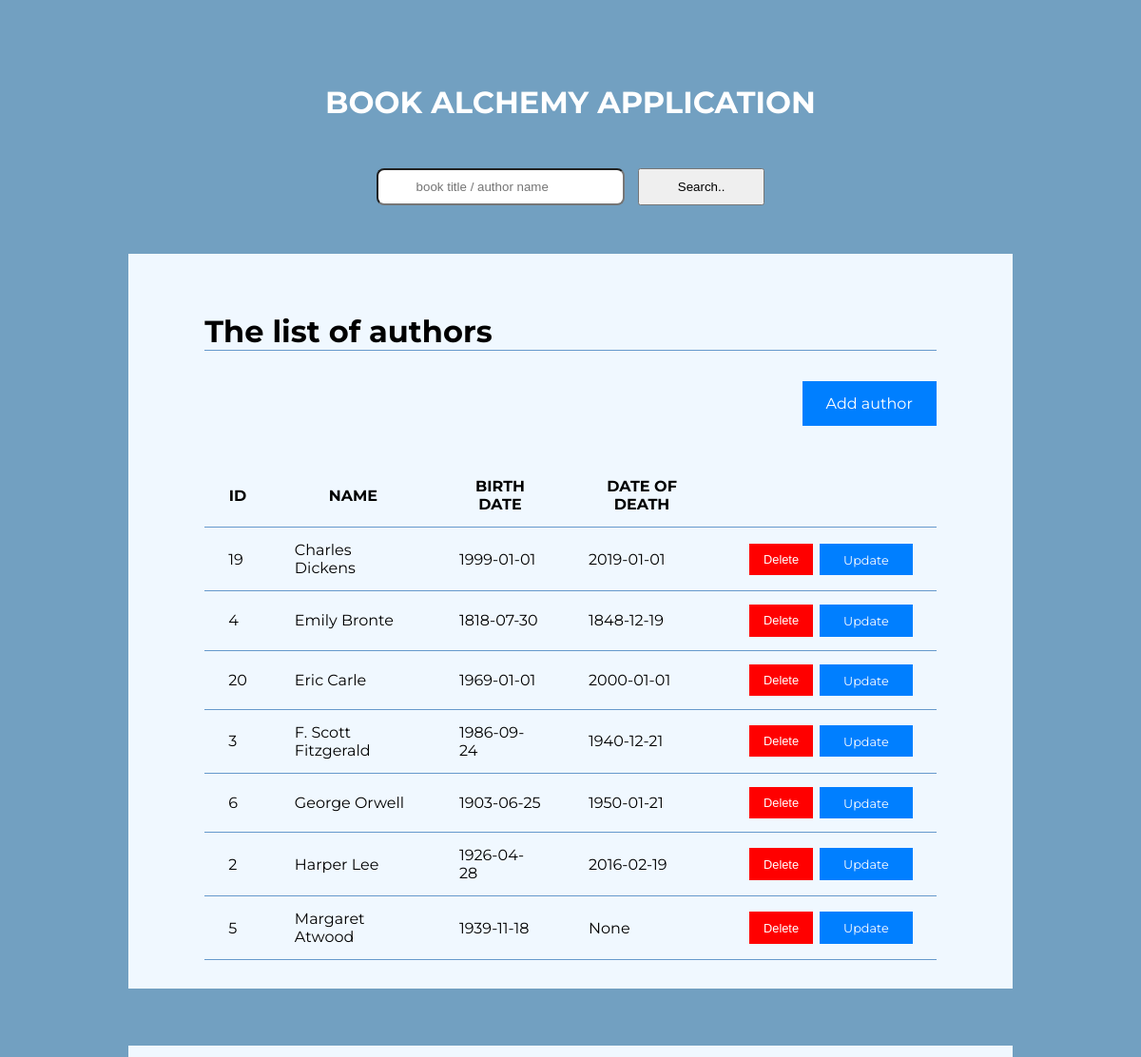
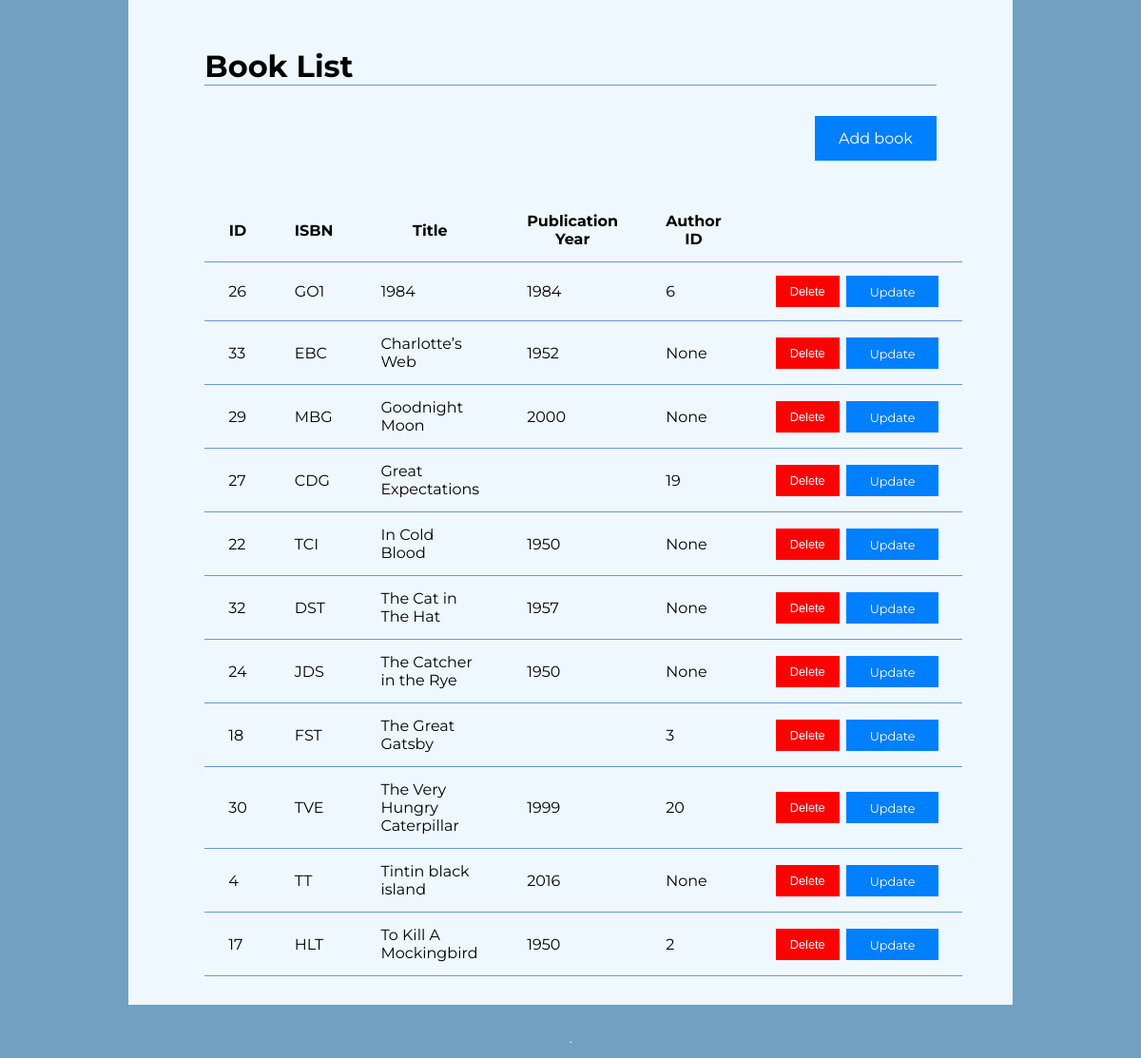
The page / on the database its author committed (2 pictures, top to bottom).
### data_models.py (models this page shows, shortened)
class Author(Base):
    __tablename__ = 'authors'
    id = db.Column(db.Integer, primary_key=True, autoincrement=True)
    name = db.Column(db.String)
    birth_date = db.Column(db.Date)
    date_of_death = db.Column(db.Date)

class Book(Base):
    __tablename__ = 'books'
    id = db.Column(db.Integer, primary_key=True, autoincrement=True)
    isbn = db.Column(db.String)
    title = db.Column(db.String)
    publication_year = db.Column(db.Integer)
    author_id = Column(Integer, db.ForeignKey('authors.id'))
    author = relationship('Author', backref=db.backref('books'))

### app.py (the view)
@app.route('/', methods=['GET'])
def home():
    authors = Author.query.order_by(Author.name).all()
    books = Book.query.order_by(Book.title).all()
    return_message = ''
    return render_template('home.html', authors=authors, books=books,
                           return_message=return_message)

### templates/home.html (shortened to what this page needs)
{% extends 'base.html' %}
{% block content %}
<h1>BOOK ALCHEMY APPLICATION</h1>
<div class="search">
    <form action="/search" method="post">
        <input type="text" name="key_word_search" id="key_word_search" placeholder="book title / author name">
        <input type="submit" value="Search..">
    </form>
</div>
<div id="authors_list" class="box">
    <h3>The list of authors</h3>
    <a class="button_a" href="/add_author">Add author</a>
    <table>
        <tr>
            <th>ID</th>
            <th>NAME</th>
            <th>BIRTH DATE</th>
            <th>DATE OF DEATH</th>
            <th> </th>
        </tr>
        {% for author in authors %}
        <tr>
            <td>{{ author.id  }}</td>
            <td>{{ author.name }}</td>
            <td>{{ author.birth_date }}</td>
            <td>{{ author.date_of_death }}</td>
            <td>
                <div class="choose_button">
                    <form action="/author/{{ author.id }}/delete" method="post">
                        <input type="submit" value="Delete">
                    </form>
                    <div class="button_sub_a">
                    <a href="{{ url_for('update_author', id=author.id) }}">Update</a>
                        </div>
                    </div>
            </td>
        </tr>
        {% endfor %}
    </table>
</div>
<div id="books_list" class="box">
    <h3>Book List</h3>
    <a class="button_a" href="/add_book">Add book</a>
    <table>
        <tr>
            <th>ID</th>
            <th>ISBN</th>
            <th>Title</th>
            <th>Publication Year</th>
            <th>Author ID</th>
            <th> </th>
        </tr>
        {% for book in books %}
        <tr>
            <td>{{ book.id }}</td>
            <td>{{ book.isbn }}</td>
            <td>{{ book.title }}</td>
            <td>{{ book.publication_year }}</td>
            <td>{{ book.author_id }}</td>
            <td>
                <div class="choose_button">
                    <form action="/book/{{ book.id }}/delete" method="post">
                        <input type="submit" value="Delete">
                    </form>
                    <div class="button_sub_a">
                    <a href="{{ url_for('update_book', id=book.id) }}">Update</a>
                        </div>
                    </div>
            </td>
        </tr>
        {% endfor %}
    </table>
</div>
<hr>
{% endblock %}

### templates/base.html (shortened to what this page needs)
<!DOCTYPE html>
<html>
<head>
    <link rel="stylesheet" href="{{ url_for ('static', filename='style.css') }} ">
</head>
<body>
        {% block content %}
        {% endblock %}
</body>
</html>

### static/style.css (style rules this page uses)
body { display: flex; flex-direction: column; justify-content: center; align-items: center; background-color: #72A0C1; font-family: 'Montserrat', sans-serif; }
h1 { color: white; margin: 80px 0 50px 0; }
.search input[type='text'] { padding: 10px 40px; border-radius: 8px; }
.search input[type='submit'] { margin-left: 10px; padding: 10px 40px; }
.search input[type='text'] { opacity: 1 }
h3 { border-bottom: 1px solid #6699CC; padding-bottom: 0.em; font-size: 2em; }
table { width: 100%; border-collapse: collapse; border-spacing: 0; margin-top: 80px; }
td, th { border-bottom: 1px solid #6699CC; border-collapse: collapse; border-spacing: 0; }
table, tr, th, td { padding: 14px 25px; }
.button_a, #add_author_form input[type='submit'], #add_book_form input[type='submit'], #update_book_form input[type='submit'], #update_author_form input[type='submit'] { background-color: #007FFF; color: white; padding: 14px 25px; text-align: center; text-decoration: none; float: right; margin-bottom: 40px; }
.box { width:65%; padding: 30px 80px; margin: 30px auto; background-color: #F0F8FF; }
.choose_button { display: flex; flex-direction: row; }
.choose_button input[value="Delete"] { display: inline; border: none; background: red; font-size: 0.8em; color: white; padding: 8px 15px; margin: 0 7px; height: 2.6em; cursor: pointer; }
.button_sub_a { background-color: #007FFF; padding: 7px 25px; }
.choose_button a { text-align: center; text-decoration: none; color: white; }
.choose_button a { margin: auto; font-size: 0.8em; align-items: center; }

### rows shown on the page
Author: id "19", name "Charles Dickens", birth_date "1999-01-01", date_of_death "2019-01-01"
Author: id "4", name "Emily Bronte", birth_date "1818-07-30", date_of_death "1848-12-19"
Author: id "20", name "Eric Carle", birth_date "1969-01-01", date_of_death "2000-01-01"
Author: id "3", name "F. Scott Fitzgerald", birth_date "1986-09-24", date_of_death "1940-12-21"
Author: id "6", name "George Orwell", birth_date "1903-06-25", date_of_death "1950-01-21"
Author: id "2", name "Harper Lee", birth_date "1926-04-28", date_of_death "2016-02-19"
Author: id "5", name "Margaret Atwood", birth_date "1939-11-18", date_of_death "None"
Book: id "26", isbn "GO1", title "1984", publication_year "1984", author_id "6"
Book: id "33", isbn "EBC", title "Charlotte’s Web", publication_year "1952", author_id "None"
Book: id "29", isbn "MBG", title "Goodnight Moon", publication_year "2000", author_id "None"
Book: id "27", isbn "CDG", title "Great Expectations", author_id "19"
Book: id "22", isbn "TCI", title "In Cold Blood", publication_year "1950", author_id "None"
Book: id "32", isbn "DST", title "The Cat in The Hat", publication_year "1957", author_id "None"
Book: id "24", isbn "JDS", title "The Catcher in the Rye", publication_year "1950", author_id "None"
Book: id "18", isbn "FST", title "The Great Gatsby", author_id "3"
Book: id "30", isbn "TVE", title "The Very Hungry Caterpillar", publication_year "1999", author_id "20"
Book: id "4", isbn "TT", title "Tintin black island", publication_year "2016", author_id "None"
Book: id "17", isbn "HLT", title "To Kill A Mockingbird", publication_year "1950", author_id "2"
